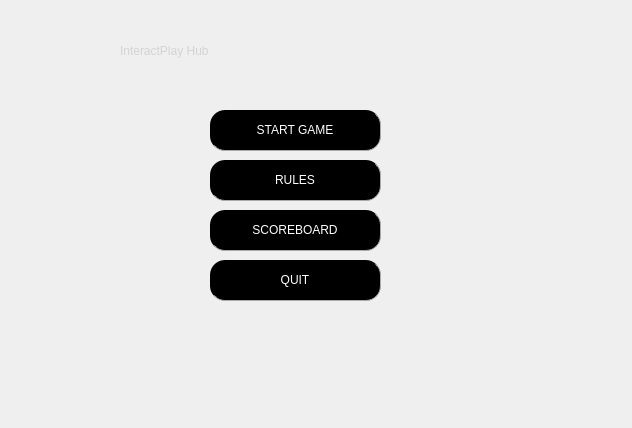
<?xml version="1.0" encoding="UTF-8"?>
<ui version="4.0">
 <class>Menu</class>
 <widget class="QMainWindow" name="Menu">
  <property name="geometry">
   <rect>
    <x>0</x>
    <y>0</y>
    <width>632</width>
    <height>428</height>
   </rect>
  </property>
  <property name="windowTitle">
   <string>Menu</string>
  </property>
  <property name="styleSheet">
   <string notr="true"/>
  </property>
  <property name="iconSize">
   <size>
    <width>30</width>
    <height>30</height>
   </size>
  </property>
  <widget class="QWidget" name="centralwidget">
   <widget class="QPushButton" name="Startgamebtn">
    <property name="geometry">
     <rect>
      <x>210</x>
      <y>110</y>
      <width>171</width>
      <height>41</height>
     </rect>
    </property>
    <property name="styleSheet">
     <string notr="true">QPushButton{
       border-radius: 15px;
		border-right: 1px solid #aaaaaa;
		border-bottom: 1px solid #aaaaaa;
		font: 9pt &quot;Fixedsys&quot;;

}

QPushButton:enabled {
		background-color: black;
		color: white;
}

QPushButton:pressed {
		
		background-color: black;
		color: #fffffe;
}


QPushButton:hover:!pressed {
		background-color: #E1F4FF;
		color: #0c2f70;
}

QPushButton:disabled {
		background-color: #aaaaaa;
		color: #ffffff;
}

</string>
    </property>
    <property name="text">
     <string>START GAME</string>
    </property>
   </widget>
   <widget class="QPushButton" name="Rules">
    <property name="geometry">
     <rect>
      <x>210</x>
      <y>160</y>
      <width>171</width>
      <height>41</height>
     </rect>
    </property>
    <property name="styleSheet">
     <string notr="true">QPushButton{
       border-radius: 15px;
		border-right: 1px solid #aaaaaa;
		border-bottom: 1px solid #aaaaaa;
		font: 9pt &quot;Fixedsys&quot;;

}

QPushButton:enabled {
		background-color: black;
		color: white;
}

QPushButton:pressed {
		
		background-color: black;
		color: #fffffe;
}


QPushButton:hover:!pressed {
		background-color: #E1F4FF;
		color: #0c2f70;
}

QPushButton:disabled {
		background-color: #aaaaaa;
		color: #ffffff;
}

</string>
    </property>
    <property name="text">
     <string>RULES</string>
    </property>
   </widget>
   <widget class="QPushButton" name="Scoreboard">
    <property name="geometry">
     <rect>
      <x>210</x>
      <y>210</y>
      <width>171</width>
      <height>41</height>
     </rect>
    </property>
    <property name="styleSheet">
     <string notr="true">QPushButton{
       border-radius: 15px;
		border-right: 1px solid #aaaaaa;
		border-bottom: 1px solid #aaaaaa;
		font: 9pt &quot;Fixedsys&quot;;

}

QPushButton:enabled {
		background-color: black;
		color: white;
}

QPushButton:pressed {
		
		background-color: black;
		color: #fffffe;
}


QPushButton:hover:!pressed {
		background-color: #E1F4FF;
		color: #0c2f70;
}

QPushButton:disabled {
		background-color: #aaaaaa;
		color: #ffffff;
}

</string>
    </property>
    <property name="text">
     <string>SCOREBOARD</string>
    </property>
   </widget>
   <widget class="QPushButton" name="Quit">
    <property name="geometry">
     <rect>
      <x>210</x>
      <y>260</y>
      <width>171</width>
      <height>41</height>
     </rect>
    </property>
    <property name="styleSheet">
     <string notr="true">QPushButton{
       border-radius: 15px;
		border-right: 1px solid #aaaaaa;
		border-bottom: 1px solid #aaaaaa;
		font: 9pt &quot;Fixedsys&quot;;

}

QPushButton:enabled {
		background-color: black;
		color: white;
}

QPushButton:pressed {
		
		background-color: black;
		color: #fffffe;
}


QPushButton:hover:!pressed {
		background-color: #E1F4FF;
		color: #0c2f70;
}

QPushButton:disabled {
		background-color: #aaaaaa;
		color: #ffffff;
}

</string>
    </property>
    <property name="text">
     <string>QUIT</string>
    </property>
   </widget>
   <widget class="QLabel" name="label1">
    <property name="geometry">
     <rect>
      <x>120</x>
      <y>20</y>
      <width>361</width>
      <height>61</height>
     </rect>
    </property>
    <property name="styleSheet">
     <string notr="true">font: 36pt &quot;Siemens AD Sans&quot;;
color: rgb(211, 211, 211);</string>
    </property>
    <property name="text">
     <string>InteractPlay Hub</string>
    </property>
   </widget>
   <widget class="QLabel" name="label_2">
    <property name="geometry">
     <rect>
      <x>450</x>
      <y>180</y>
      <width>141</width>
      <height>151</height>
     </rect>
    </property>
    <property name="styleSheet">
     <string notr="true">image: url(:/Img/Rocket.gif);
</string>
    </property>
    <property name="text">
     <string/>
    </property>
   </widget>
   <widget class="QLabel" name="label">
    <property name="geometry">
     <rect>
      <x>60</x>
      <y>170</y>
      <width>81</width>
      <height>131</height>
     </rect>
    </property>
    <property name="styleSheet">
     <string notr="true"/>
    </property>
    <property name="text">
     <string/>
    </property>
   </widget>
   <widget class="QLabel" name="label_3">
    <property name="geometry">
     <rect>
      <x>-8</x>
      <y>-10</y>
      <width>641</width>
      <height>451</height>
     </rect>
    </property>
    <property name="styleSheet">
     <string notr="true">border-image: url(:/Img/Space..jpg);</string>
    </property>
    <property name="text">
     <string/>
    </property>
   </widget>
   <zorder>label_3</zorder>
   <zorder>Startgamebtn</zorder>
   <zorder>Rules</zorder>
   <zorder>Scoreboard</zorder>
   <zorder>Quit</zorder>
   <zorder>label1</zorder>
   <zorder>label_2</zorder>
   <zorder>label</zorder>
  </widget>
 </widget>
 <resources/>
 <connections/>
</ui>
